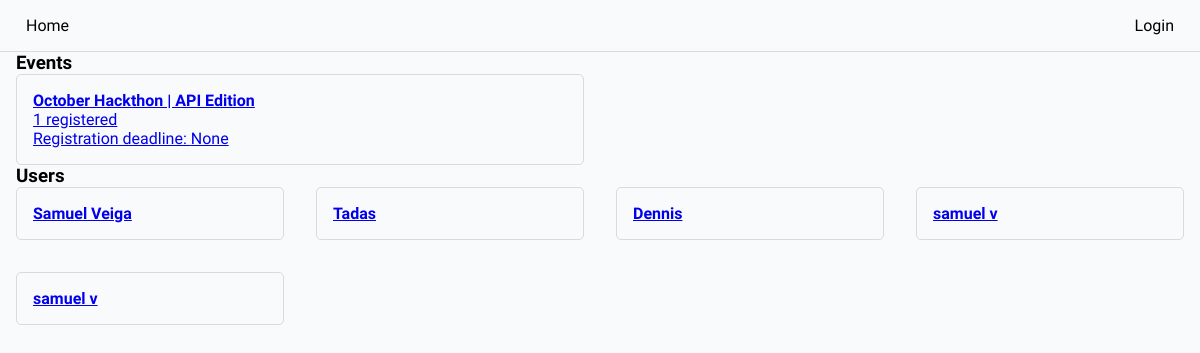
Before: / with the older database file.
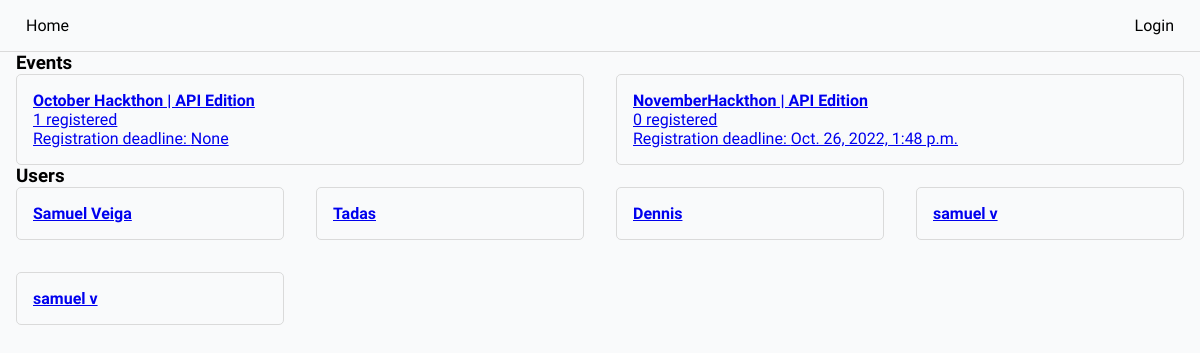
After: the same page with the newer database file.
### base/models.py (models this page shows, shortened)
class Event(models.Model):
    name = models.CharField(max_length=200)
    description = models.TextField(null=True, blank=True)
    participants = models.ManyToManyField(User, blank=True)
    start_date = models.DateTimeField(null=True)
    end_date = models.DateTimeField(null=True)
    registration_deadline = models.DateTimeField(null=True)
    updated = models.DateTimeField(auto_now=True)
    created = models.DateTimeField(auto_now_add=True)

class User(AbstractUser):
    name = models.CharField(max_length=100, null=True)
    email = models.EmailField(unique=True)
    bio = models.TextField(null=True, blank=True)
    hackthon_participant = models.BooleanField(default=True, null=True)
    avatar = models.ImageField(default='/images/avatar.png')
    USERNAME_FIELD = "email"
    REQUIRED_FIELDS = ["username"]

### base/views.py (the view)
# urls.py: path("", views.home_page, name="home"),
def home_page(request):
    users = User.objects.filter(hackthon_participant=True)
    events = Event.objects.all()
    context = {"users": users, "events": events}
    return render(request, "home.html", context)

### templates/home.html
{% extends 'base.html' %}
{% block content %}
    <section class="container--events">
        <h3>Events</h3>
        <div class="events--lists">
            {% for event in events %}
                <a href="{% url 'event' event.pk %}">
                    <div class="wrapper--event">
                        <strong>{{event.name}}</strong>
                        <p>{{event.participants.count}} registered</p>
                        <p>Registration deadline: {{event.registration_deadline}}</p>
                    </div>
                </a>
            {%endfor%}
        </div>
    </section>
    <section>
        <h3>Users</h3>
        <div class="user--lists">
            {% for user in users %}
            <a href="{% url 'profile' user.id %}">
                <div class="wrapper--user">
                    <h4>{{user.name}}</h4>
                </div>
            </a>
            {%endfor%}
        </div>
    </section>
{% endblock %}

### templates/base.html (shortened to what this page needs)
{% load static %}
<!DOCTYPE html>
<html>
<head>
    <link rel="stylesheet" href="{% static 'css/main.css' %}">
</head>
<body>
    <main>
        {% include 'navbar.html' %}
        <div class="container--main">
            {% block content %}
            {% endblock %}
        </div>
    </main>
</body>
</html>

### templates/navbar.html (shortened to what this page needs)
<nav>
    <div>
        <a href="{% url 'home' %}">Home</a>
    </div>
    <div>
        {% if request.user.is_authenticated %}
            <a href="{% url 'logout' %}">Logout</a>
        {% else %}
            <a href="{% url 'login' %}">Login</a>
        {% endif %}
    </div>
</nav>

### static/css/main.css (style rules this page uses)
* { box-sizing: border-box; margin: 0; padding: 0; font-family: 'Readex Pro'; background-color: rgb(249, 250,251); }
.container--main { width: 1200px; margin: 0 auto; padding: 0 1em; }
nav { display: flex; justify-content: space-between; width: 100%; padding: 1em; border-bottom: 1px solid rgb(218, 218, 218); }
nav a { text-decoration: none; color: black; margin: 0 10px; }
.events--lists { display: grid; grid-template-columns: 1fr 1fr; gap: 2em; }
.wrapper--event { border: 1px solid rgb(218, 218, 218); padding: 1em; border-radius: 5px; }
.wrapper--user { border: 1px solid rgb(218, 218, 218); padding: 1em; border-radius: 5px; }
.user--lists { display: grid; grid-template-columns: 1fr 1fr 1fr 1fr; gap: 2em; }
@media (max-width: 1200px) { .container--main { width: 100%; } }

Changed rows visible on the page:
added Event: name "NovemberHackthon | API Edition", participants.count "0", registration_deadline "Oct. 26, 2022, 1:48 p.m."
